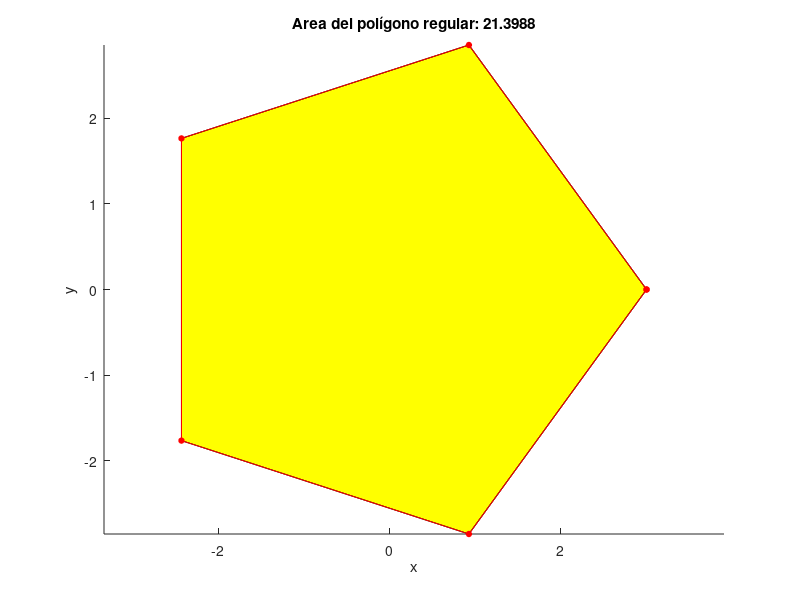

Source code (MATLAB):
n=5; %número de lados
radio=3; %radio de la circunferencia 
x=radio*cos((0:n)*2*pi/n);
y=radio*sin((0:n)*2*pi/n);
%las coordenadas del último vértice son las del primer vértice
hold on
fill(x,y,'y')
plot(x,y,'-ro', 'markersize',4,'markeredgecolor','r','markerfacecolor','r')
hold off
xlabel('x')
ylabel('y')
axis equal
area=0;
for i=1:n
    area=area+(x(i+1)-x(i))*(y(i+1)+y(i))/2;
end
area=abs(area)
title (['Area del polígono regular: ' num2str(polyarea(x,y))]);